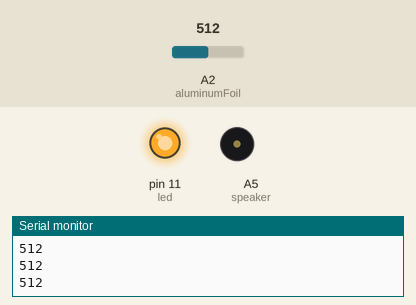
The sketch below on a simulated Arduino Uno, built with avr-gcc and run on an emulated ATmega328P. On the bench: output pins drawn as LEDs (lit = HIGH), buzzer (waves = sounding, pin HIGH), the last lines printed to the serial monitor. The inputs (shaded band) are chosen by the test bench; at power-on: A2 (aluminumFoil) = 512.

Above: at 1.2 s.
1.3 s: A2 (aluminumFoil) set to 792
2.8 s: A2 (aluminumFoil) set to 818
At 3.2 s:
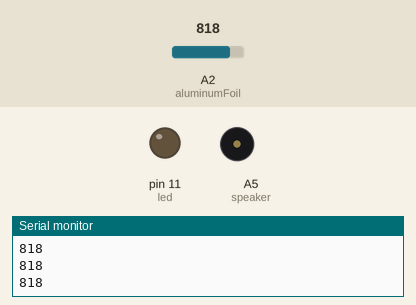
4.4 s: A2 (aluminumFoil) set to 790
At 5.7 s:
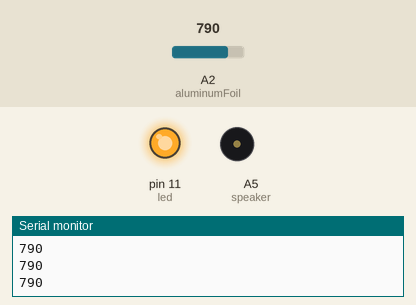
6.0 s: A2 (aluminumFoil) set to 810
At 7.2 s:
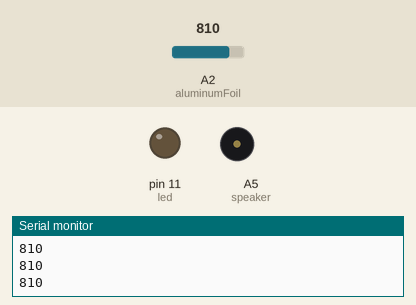
Timing chart, 0 to 8.6 s (numbered marks = the images above; inputs shaded):
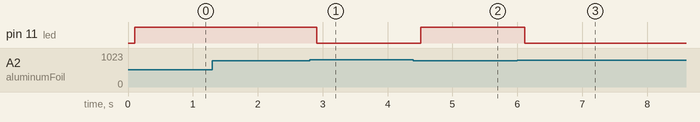

Measured:
- the behaviour switches between 800 and 801 on A2 (aluminumFoil) (found by bisection; images 0 and 1)
- after the input at 2.8 s, pin 11 (led): HIGH → LOW after 0.11 s
- after the input at 4.4 s, pin 11 (led): LOW → HIGH after 0.11 s
- after the input at 6.0 s, pin 11 (led): HIGH → LOW after 0.12 s

The sketch:

TouchSensor.ino
```cpp
int led = 11;
int speaker = A5;
int aluminumFoil = A2;
int sensorValue;

void setup() {
    pinMode(led, OUTPUT);
    pinMode(speaker, OUTPUT);
    pinMode(aluminumFoil, INPUT);
    digitalWrite(aluminumFoil, HIGH);
    Serial.begin(9600);               // initialize serial port
}

void loop() {
    // blinkPattern();
    // song(2000);
    // delay(5000);
    sensorValue = analogRead(aluminumFoil);
    Serial.println(sensorValue);      // send sensorValue to computer
    delay(100);                       // delay 1/10 of a second
    if (sensorValue<=800)
    {
        digitalWrite(led, HIGH);
    }
    else
    {
        digitalWrite(led, LOW);
    }
}
```
